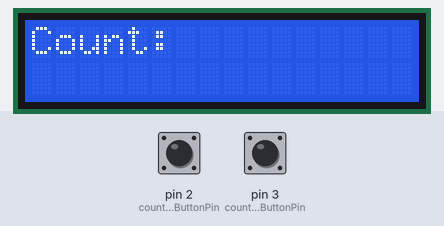
The sketch below on a simulated Arduino Uno, built with avr-gcc and run on an emulated ATmega328P. Shown: 16×2 character LCD. The test bench sets the inputs (shaded band); at power-on: pin 2 (countUpButtonPin) HIGH, pin 3 (countDownButtonPin) HIGH.

Above: at 1.2 s.
1.3 s: pin 2 (countUpButtonPin) pulled LOW for 0.15 s
At 2.5 s:
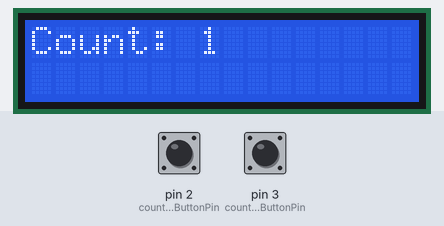
2.9 s: pin 3 (countDownButtonPin) pulled LOW for 0.15 s
At 3.7 s:
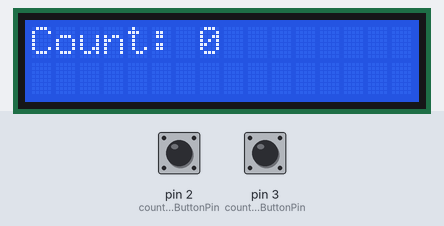
Timing chart, 0 to 5.9 s (numbered marks = the images above; inputs shaded):
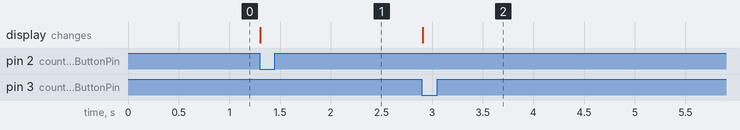

The sketch:

lcdCounter.ino
```cpp
#include <Wire.h>
#include <LiquidCrystal_I2C.h>

LiquidCrystal_I2C lcd(0x27, 16, 2); // Replace with your LCD's I2C address if different

const int countUpButtonPin = 2;
const int countDownButtonPin = 3;
int count = 0;

void setup() {
  lcd.init();
  lcd.backlight();

  pinMode(countUpButtonPin, INPUT_PULLUP);
  pinMode(countDownButtonPin, INPUT_PULLUP);

  lcd.setCursor(0, 0);
  lcd.print("Count: ");
}

void loop() {
  if (digitalRead(countUpButtonPin) == LOW) {
    count++;
    updateLCD();
    delay(200); // Debounce delay
    while (digitalRead(countUpButtonPin)== LOW);
  }

  if (digitalRead(countDownButtonPin) == LOW && count > 0) {
    count--;
    updateLCD();
    delay(200); // Debounce delay
    while (digitalRead(countDownButtonPin)== LOW);
  }
}

void updateLCD() {
  lcd.setCursor(7, 0);
  lcd.print("    "); // Clear previous count
  lcd.setCursor(7, 0);
  lcd.print(count);
}
```

Measured:
- after the input at 1.3 s, the display: changes at once (image 1)
- after the input at 2.9 s, the display: changes at once (image 2)
